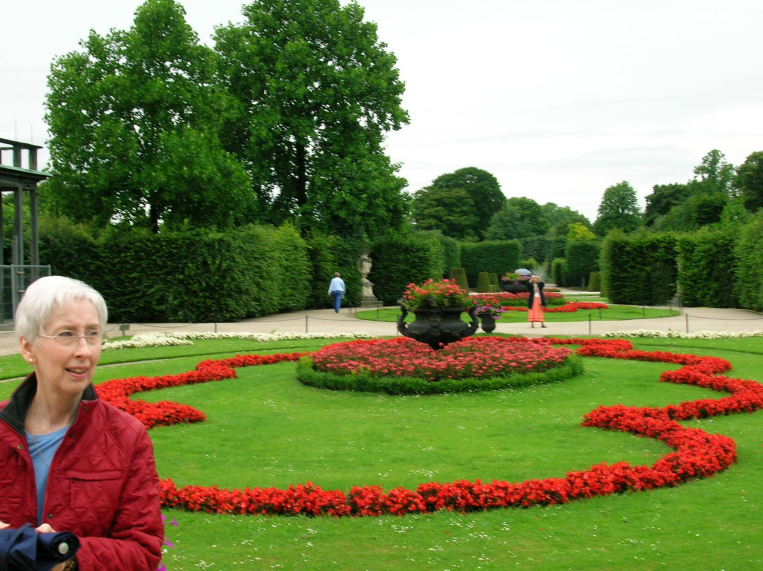
%> input picture Validation/Ch_13_Images/Vienna.jpg, 2288 x 1712 px (shown at 1/3 size)
$ octave Listing_13_2.m   (GNU Octave 9; MATLAB toolbox functions it lacks are replaced by stand-ins)
%> lines starting %> are read from the running program, lines starting %| are printed output that depends on the picture; in (x1, y1, x2, y2) boxes, pixels count from 0 and x2, y2 are one past the last pixel; in counts of white or black regions, pixels touching at a corner belong together; the program's own positions count from 1
% Listing 13-2 - Replacing the gray sky
 clear
 clc
 close all

 v = imread('Vienna.jpg');
%> v is the input picture: size 1712x2288x3 uint8; mean R, G, B 121.5, 128.8, 81.8
 w = imread('Witney.jpg');
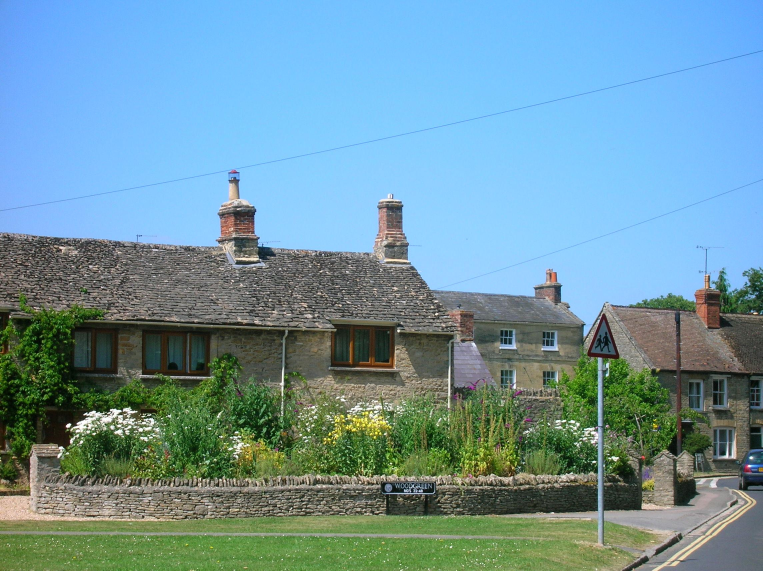
%> input picture Validation/Ch_13_Images/Witney.jpg, 2288 x 1712 px (shown at 1/3 size)
%> w is the input picture: size 1712x2288x3 uint8; mean R, G, B 111.1, 148.8, 160.5
 thres = 160;
 layer = (v(:,:,1) > thres) ...
       & (v(:,:,2) > thres) ...
       & (v(:,:,3) > thres);
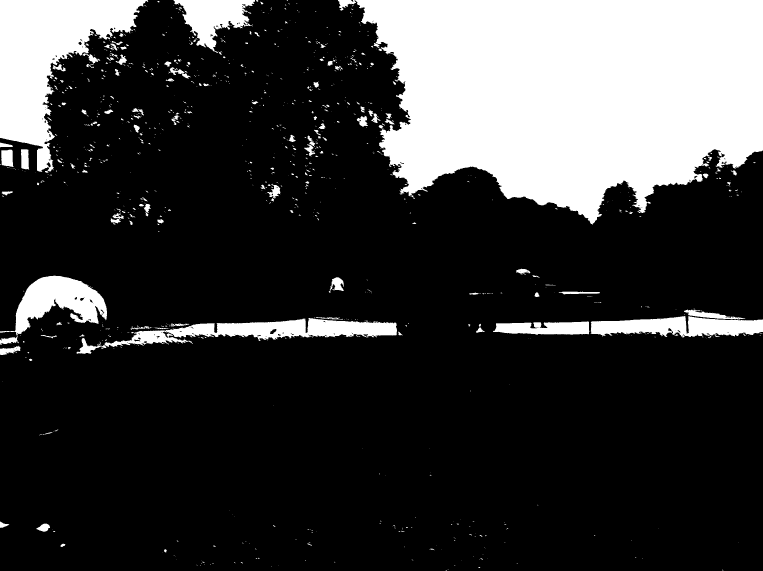
%> layer: size 1712x2288 logical (shown at 1/3 size); 22.1% white; 1040 white regions (804 under 20 px), largest, box (x1, y1, x2, y2) and area: (1014, 0, 2288, 674) 623728, (0, 0, 445, 516) 100199, (304, 954, 1191, 1044) 32306
 mask(:,:,1) = layer;
 mask(:,:,2) = layer;
 mask(:,:,3) = layer;
 mask(700:end,:,:) = false;
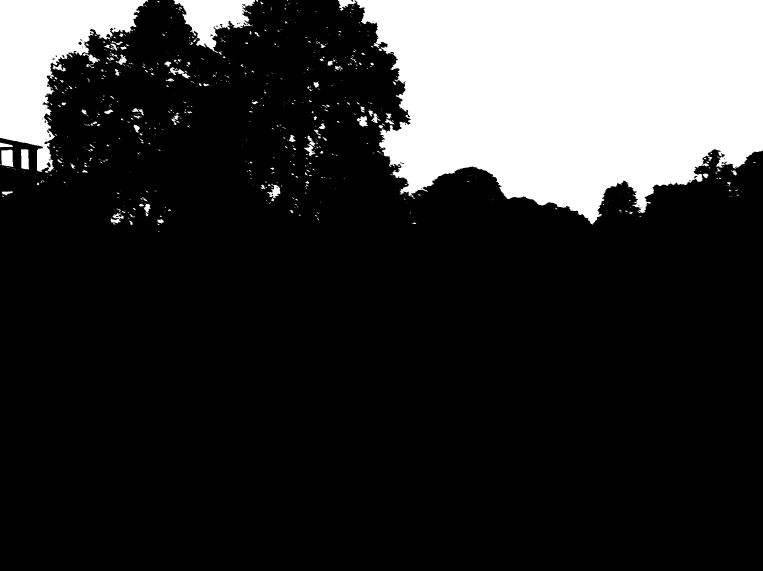
%> mask: size 1712x2288x3 logical (shown at 1/3 size); 19.5% white; 740 white regions (547 under 20 px), largest, box (x1, y1, x2, y2) and area: (1014, 0, 2288, 674) 623728, (0, 0, 445, 516) 100199, (520, 0, 765, 159) 18906
 nv = v;
 nv(mask) = w(mask);
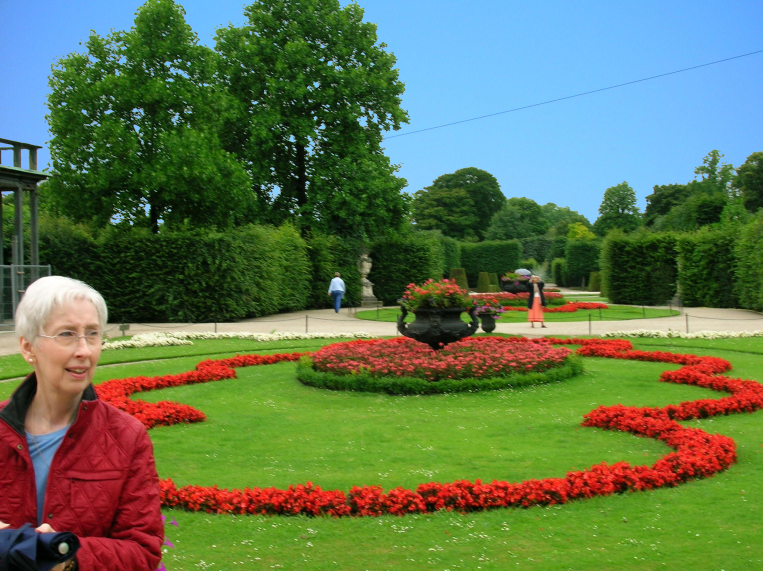
%> nv: size 1712x2288x3 uint8 (shown at 1/3 size); 19.53% of pixels changed, all inside (x1, y1, x2, y2) = (0, 0, 2288, 696)
 image(nv);
 imwrite(nv, 'newVienna.jpg', 'jpg')
